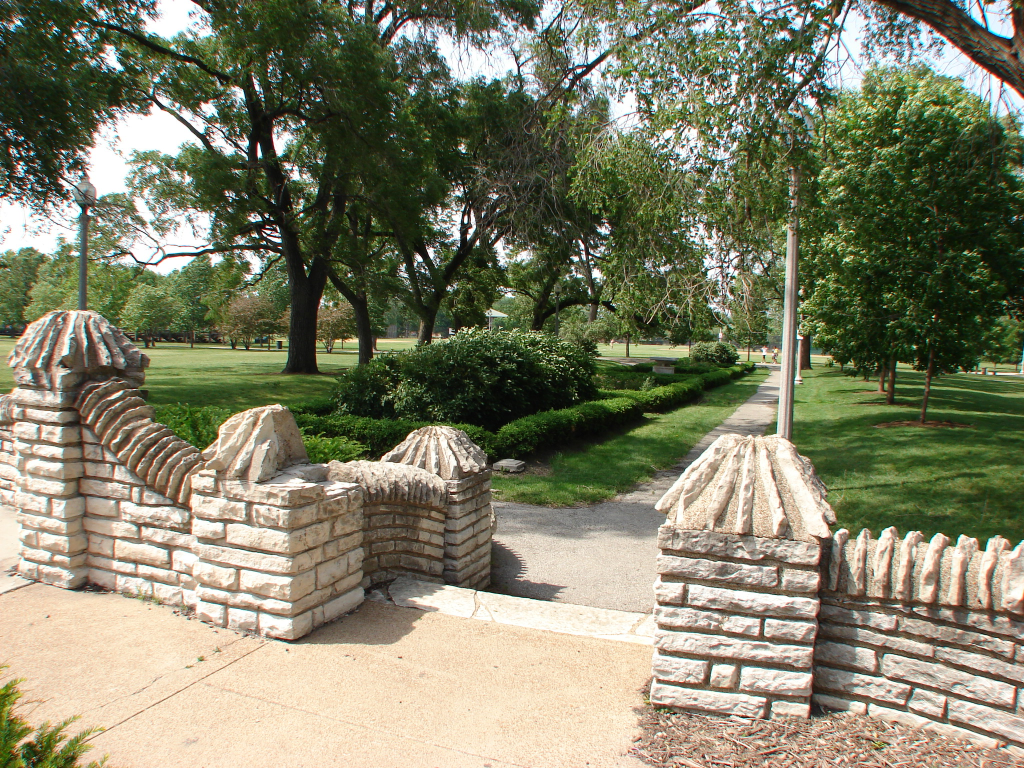
#> input picture scratch/candidates/limestone_clean.jpg, 2048 x 1536 px, found by its file name (shown at 1/2 size)
$ python fast_compress_and_fix.py
#> lines starting #> are read from the running program, lines starting #| are printed output that depends on the picture; pictures that were not available may be replaced by others from this repository, and a replacement may not be noted
import os, json
from PIL import Image, ImageEnhance
import numpy as np

# 1. Update kasuri-methi-powder from fenugreek-leaf-powder
for suf in ['', '-2', '-3']:
    src = f"public/products/fenugreek-leaf-powder{suf}.webp"
    dst = f"public/products/kasuri-methi-powder{suf}.webp"
    if os.path.exists(src):
        Image.open(src).save(dst, "WEBP", quality=75)
print("Updated kasuri-methi-powder")

# 2. Update anti-skid-ceramic-tiles to be distinct from quartzite
if os.path.exists('scratch/candidates/limestone_clean.jpg'):
    im_ls = Image.open('scratch/candidates/limestone_clean.jpg').convert('RGB')
#> im_ls is the input picture: PIL image 2048x1536 RGB; mean R, G, B 129.2, 129.1, 105.1
    w, h = im_ls.size
#> w = 2048; h = 1536
    crop_w = int(w * 0.7)
#> crop_w = 1433
    crop_h = int(crop_w * 3 / 4)
#> crop_h = 1074
    im_anti = im_ls.crop((w - crop_w, h - crop_h, w, h)).resize((1600, 1200), Image.Resampling.LANCZOS)
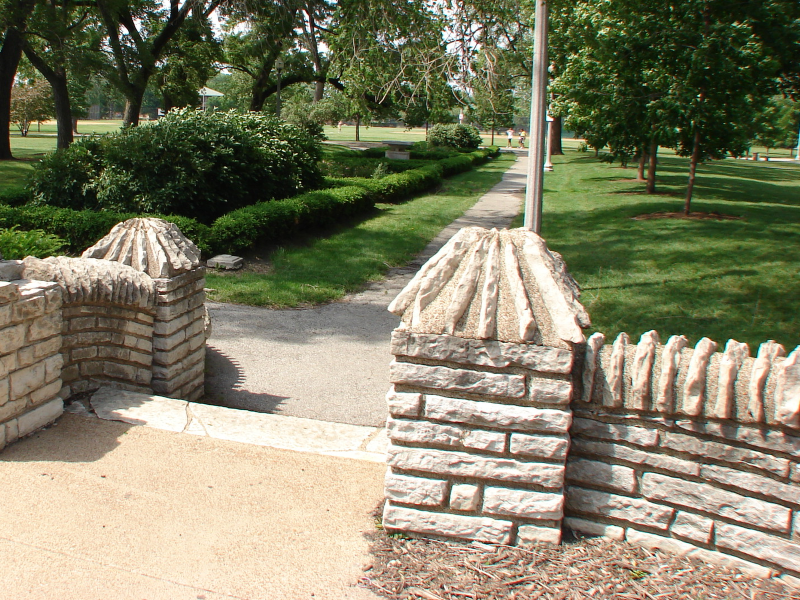
#> im_anti: PIL image 1600x1200 RGB (shown at 1/2 size); mean R, G, B 130.7, 128.6, 103
    im_anti = ImageEnhance.Brightness(im_anti).enhance(1.1)
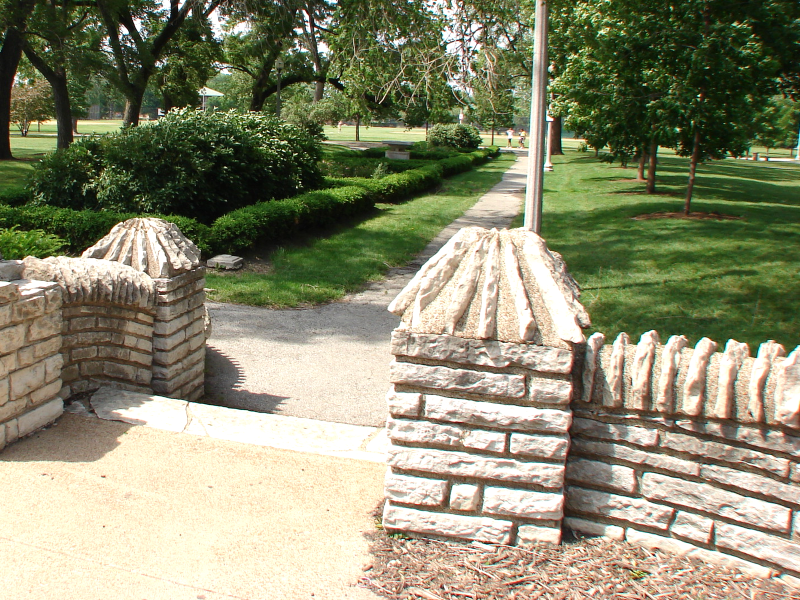
#> im_anti: PIL image 1600x1200 RGB (shown at 1/2 size); mean R, G, B 139.6, 139.7, 112.3
    im_anti.save("public/products/anti-skid-ceramic-tiles.webp", "WEBP", quality=75)
    im_anti.crop((200, 200, 1400, 1100)).resize((1600, 1200), Image.Resampling.LANCZOS).save("public/products/anti-skid-ceramic-tiles-2.webp", "WEBP", quality=75)
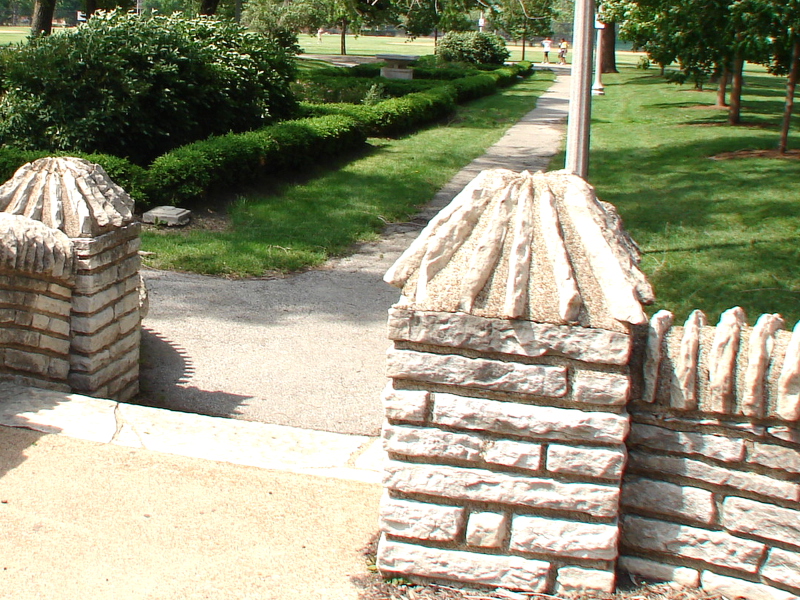
#> saved as anti-skid-ceramic-tiles-2.webp: PIL image 1600x1200 RGB (shown at 1/2 size); mean R, G, B 150.4, 150, 123.8
    im_anti.crop((100, 100, 1300, 1000)).resize((1600, 1200), Image.Resampling.LANCZOS).save("public/products/anti-skid-ceramic-tiles-3.webp", "WEBP", quality=75)
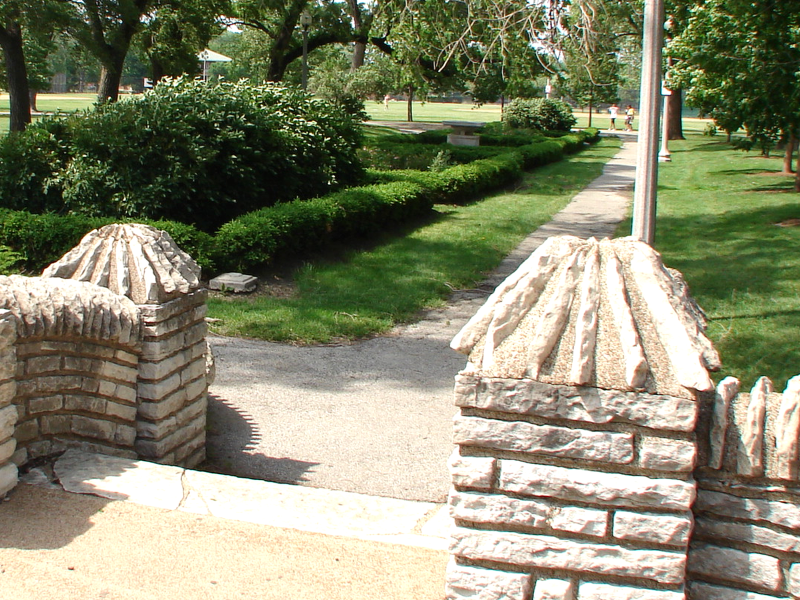
#> saved as anti-skid-ceramic-tiles-3.webp: PIL image 1600x1200 RGB (shown at 1/2 size); mean R, G, B 134.6, 136.1, 109.6
    print("Updated anti-skid-ceramic-tiles")

# 3. Brighten black-galaxy-granite (lum >= 86)
bg_path = "public/products/black-galaxy-granite.webp"
if os.path.exists(bg_path):
    im_bg = Image.open(bg_path).convert('RGB')
    bg_canvas = Image.new('RGB', (1600, 1200), (242, 239, 233))
    sample = im_bg.resize((1400, 1050), Image.Resampling.LANCZOS)
    sample = ImageEnhance.Brightness(sample).enhance(1.4)
    bg_canvas.paste(sample, (100, 75))
    bg_canvas.save(bg_path, "WEBP", quality=75)
    print("Brightened black-galaxy-granite")

# 4. Brighten tomato-powder (lum >= 90)
tp_path = "public/products/tomato-powder.webp"
if os.path.exists(tp_path):
    im_tp = Image.open(tp_path).convert('RGB')
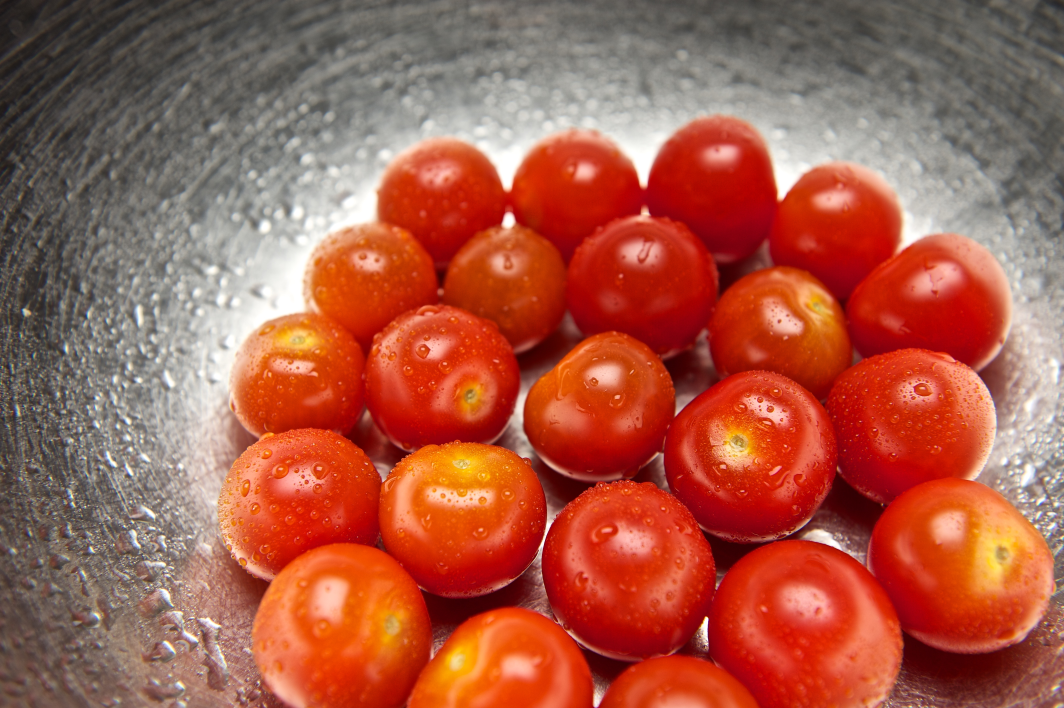
#> input picture scratch/ingredients_raw/tomato-powder.jpg, 4256 x 2832 px, given in place of tomato-powder.webp, which was not available (shown at 1/4 size)
#> im_tp is the input picture: PIL image 4256x2832 RGB; mean R, G, B 166.9, 90.6, 72
    im_tp = ImageEnhance.Brightness(im_tp).enhance(1.2)
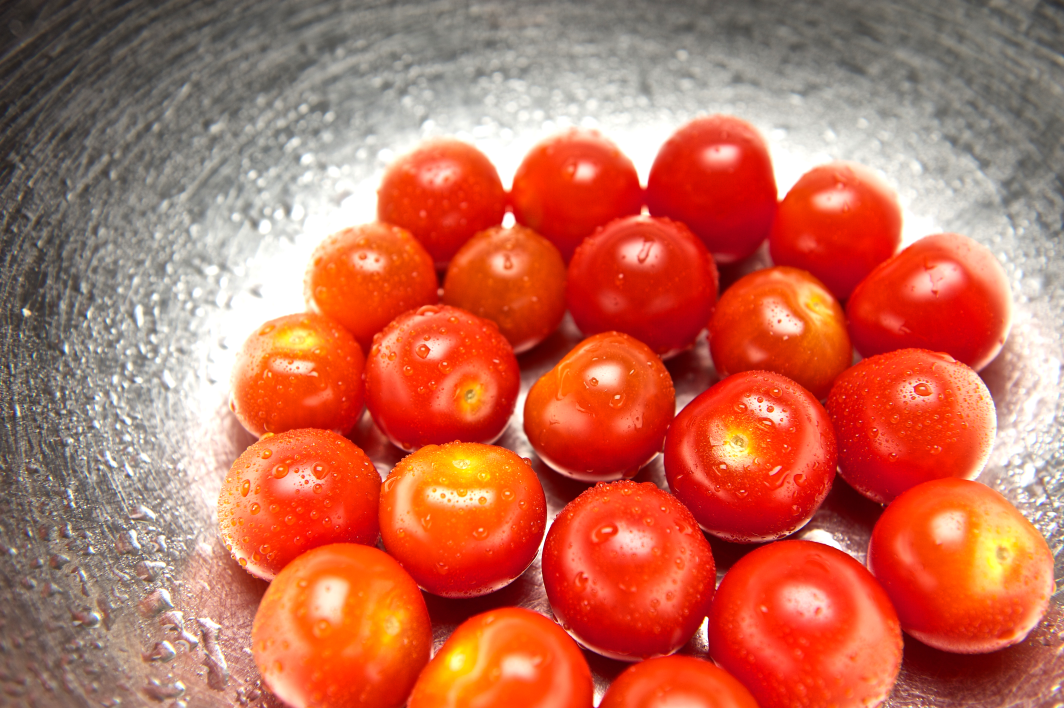
#> im_tp: PIL image 4256x2832 RGB (shown at 1/4 size); mean R, G, B 193.9, 107.6, 85.4
    im_tp.save(tp_path, "WEBP", quality=75)
    print("Brightened tomato-powder")

# 5. Fast compress only files > 290 KB in public/products
#> (the run stopped early here; a loop or call above may not have finished)
